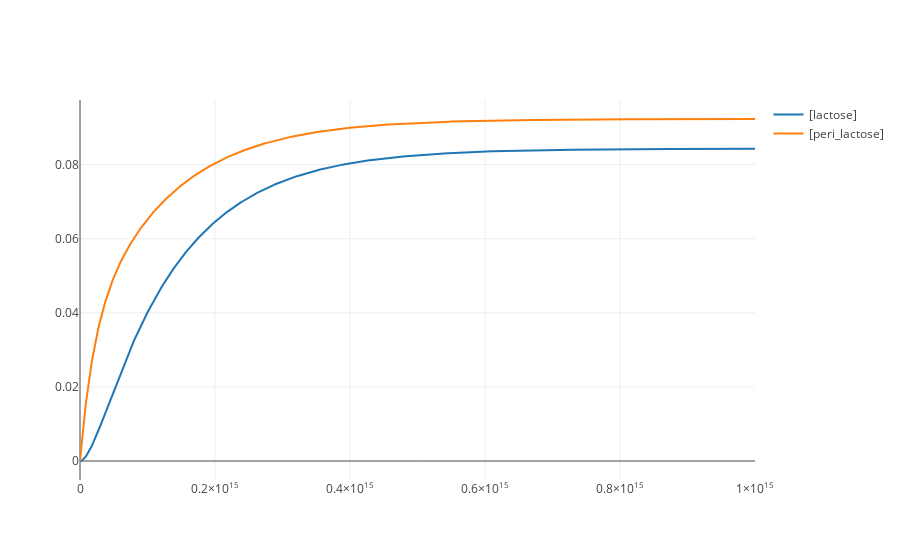

The notebook cell saved with this chart:
### Code cell
LacPath.reset()
LacPath.simulate(0., 10e14, 1000,['time','[lactose]','[peri_lactose]']) #'S1','J1'
LacPath.plot()

LacPath.steadyStateSelections = ['[lactose]','J34','J12','J23','[peri_lactose]']
values = LacPath.getSteadyStateValues()
selections = LacPath.steadyStateSelections
print(values)
print(selections)

### Figure 1 — Plotly figure (JSON) as saved in the notebook; plotly's stock layout.template omitted (floating-point values rounded to 4 significant figures; data arrays with more than 128 entries replaced by an {"elided": "..."} marker saying what was removed)
{"data": [{"type": "scatter", "x": {"elided": "1000 float values"}, "y": {"elided": "1000 float values"}, "name": "[lactose]", "opacity": 1, "mode": "lines"}, {"type": "scatter", "x": {"elided": "1000 float values"}, "y": {"elided": "1000 float values"}, "name": "[peri_lactose]", "opacity": 1, "mode": "lines"}], "layout": {}}
